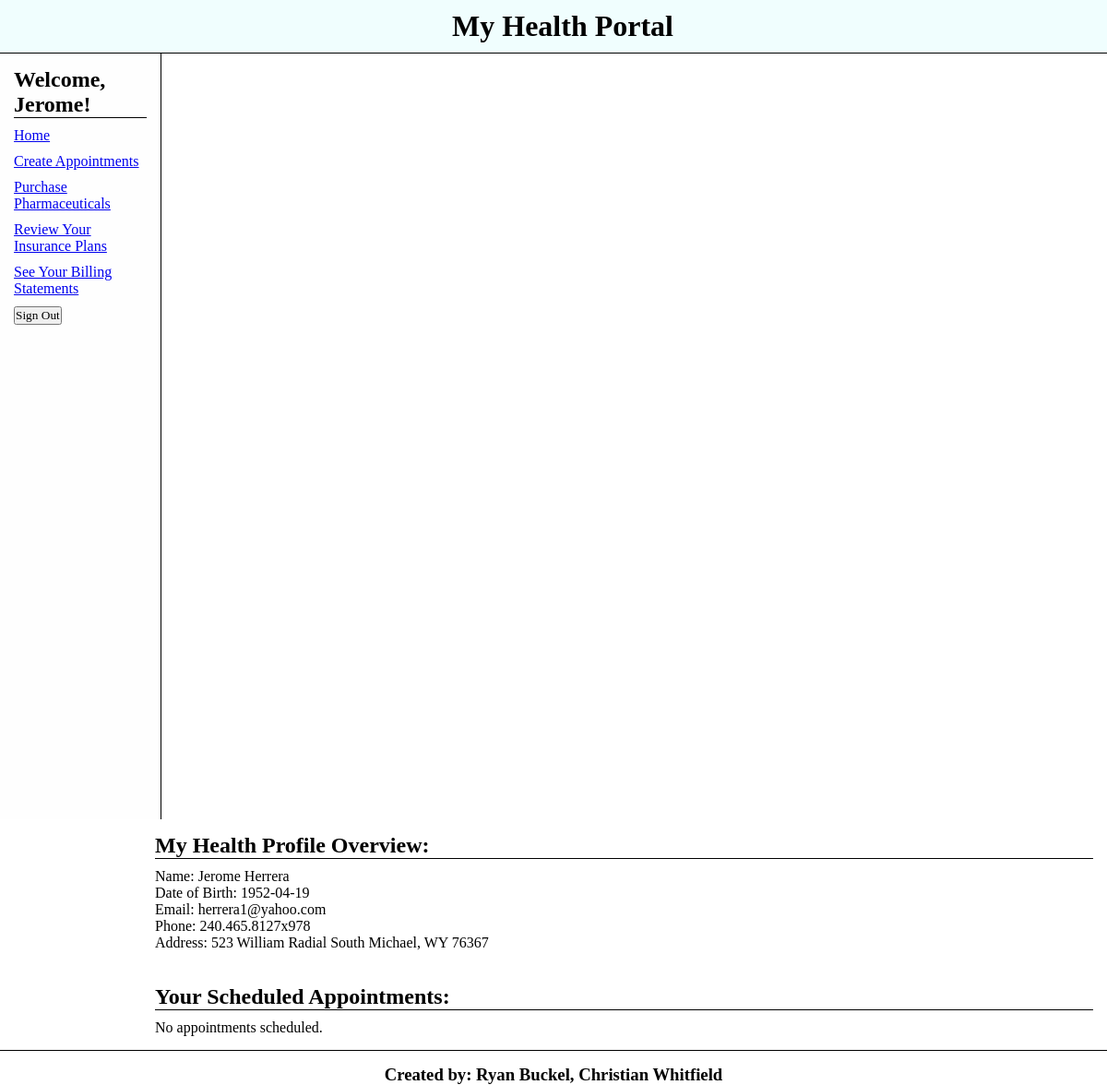
/index.php (signed in), run on the app's committed database.
### tables this page shows
CREATE TABLE IF NOT EXISTS `Patients`(
	PatientID int NOT NULL,
	FirstName varchar(24),
	LastName varchar(24),
	SSN varchar(11) NOT  NULL,
	DOB varchar(10),
	PhoneNum varchar(30),
	Email varchar(48),
	Address varchar(128),
	PRIMARY KEY (PatientID)
);

### index.php (the view, shortened to what this page needs)
<?php
    include('server.php');
?>
<!DOCTYPE html>
<html>
<head>
	<link rel="stylesheet" href="style.css">
</head>
<body>
	<div id="header-panel">
		<h1 class="center-text">My Health Portal</h1>
	</div>
	<div id="side-panel">
		<h2 class="top-text">Welcome, <?php echo $_SESSION['name']; ?>!</h2>
		<p class="itemize"><a href="index.php">Home</a></p>
		<p class="itemize"><a href="appointments.php">Create Appointments</a></p>
		<p class="itemize"><a href="index.php">Purchase Pharmaceuticals</a></p>
		<p class="itemize"><a href="insurancePlans.php">Review Your Insurance Plans</a></p>
		<p class="itemize"><a href="index.php">See Your Billing Statements</a></p>
		<form method="post" action="index.php">
			<button type="submit" name="logout">Sign Out</button>
		</form>
	</div>
	<div id="center-panel">
		<?php
			$profileQuery = "SELECT * FROM Patients WHERE PatientID=$_SESSION[pid];";
			$result = mysqli_query($conn, $profileQuery);
			$profile = mysqli_fetch_assoc($result);
		?>
		<h2 class="top-text">My Health Profile Overview:</h2>
		<p>Name: <?php echo "$profile[FirstName] $profile[LastName]";?></p>
		<p>Date of Birth: <?php echo $profile['DOB']; ?></p>
		<p>Email: <?php echo $profile['Email']; ?></p>
		<p>Phone: <?php echo $profile['PhoneNum']; ?></p>
		<p>Address: <?php echo $profile['Address']; ?></p>
		<br></br>
		<h2 class="top-text">Your Scheduled Appointments:</h2>
		<?php
			$profileQuery = "SELECT * FROM Appointments WHERE PatientID=$_SESSION[pid];";
			$result = mysqli_query($conn, $profileQuery);
		?>
		<?php if (mysqli_num_rows($result) == 0) : ?>
			<p>No appointments scheduled.</p>
		<?php endif; ?>
	</div>
	<div id="footer-panel">
		<h3>Created by: Ryan Buckel, Christian Whitfield</h3>
	</div>
</body>
</html>

### style.css (style rules this page uses)
* { margin: 0px; padding: 0px; font-family: Cambria; }
#side-panel { width: 12%; height: 800px; float: left; padding: 15px; margin: 0px 0px 0px 0px; border-right: 1px solid black; background-color: #fefefe; }
#center-panel { width: 84.75%; height: auto; margin: 0px; float: right; padding: 15px; }
#header-panel { width: 100%; margin: 0px; float: top; padding: 10px; border-bottom: 1px solid black; background-color: #f0fefe; }
#footer-panel { float: bottom; margin: 0px; padding-top: 15px; clear: both; border-top: 1px solid black; text-align: center; }
.center-text { text-align: center; }
h2.top-text { border-bottom: 1px solid black; margin-bottom: 10px; }
.itemize { padding-bottom: 10px; }

### data on the page
patients: FirstName "Jerome", LastName "Herrera", DOB "1952-04-19", Email "herrera1@yahoo.com", PhoneNum "240.465.8127x978", Address "523 William Radial South Michael, WY 76367"

### other printed values
$_SESSION['name'] "Jerome"
